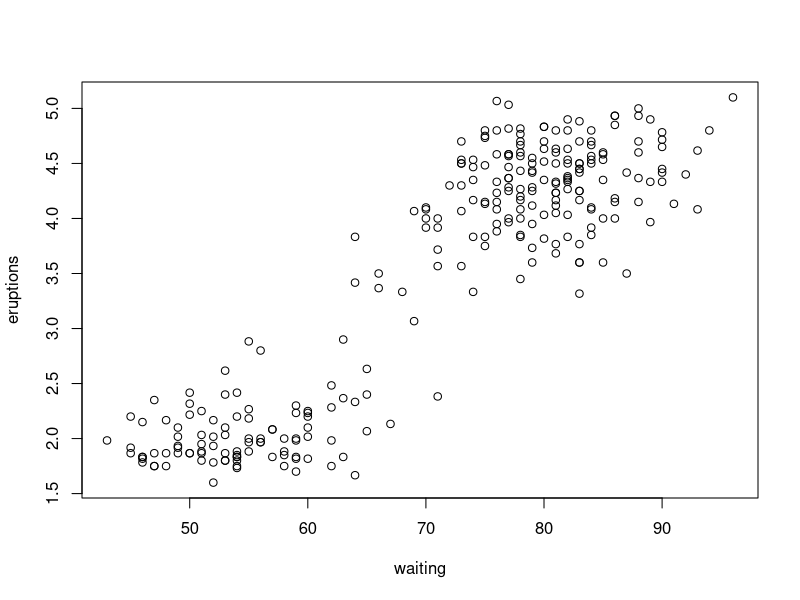
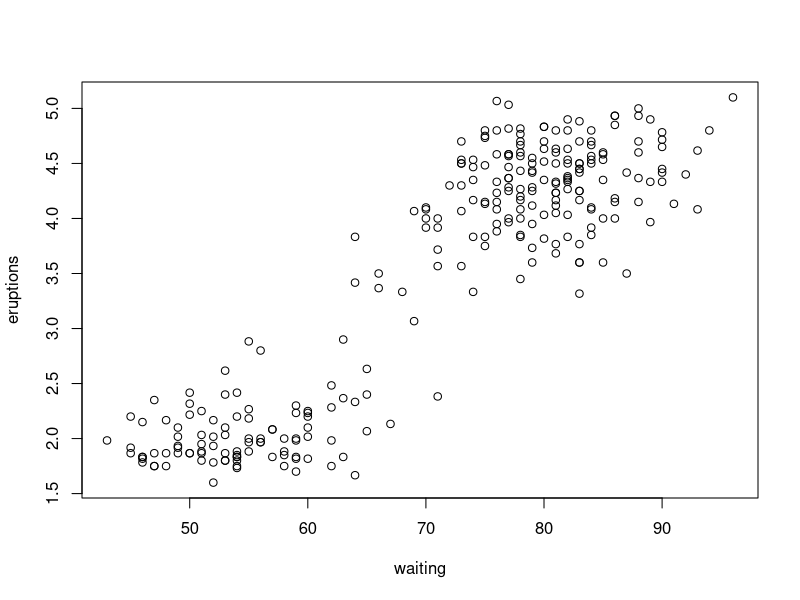
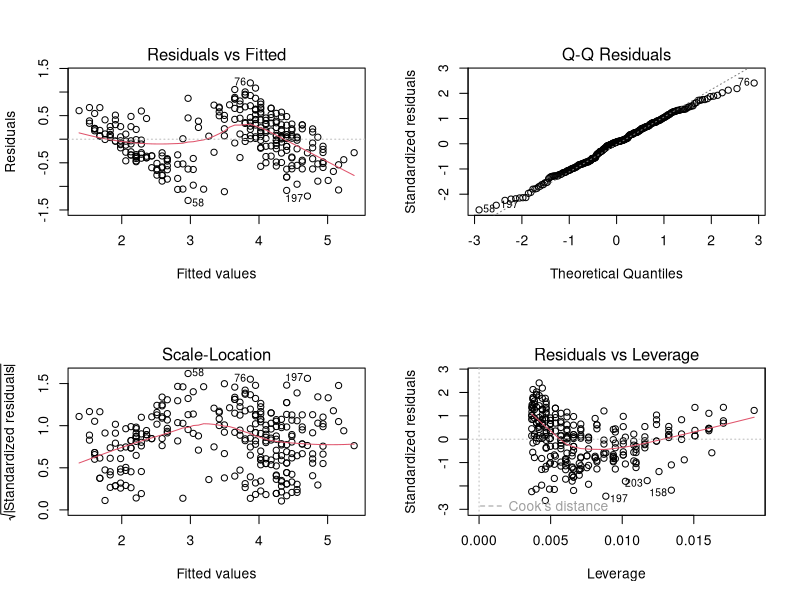
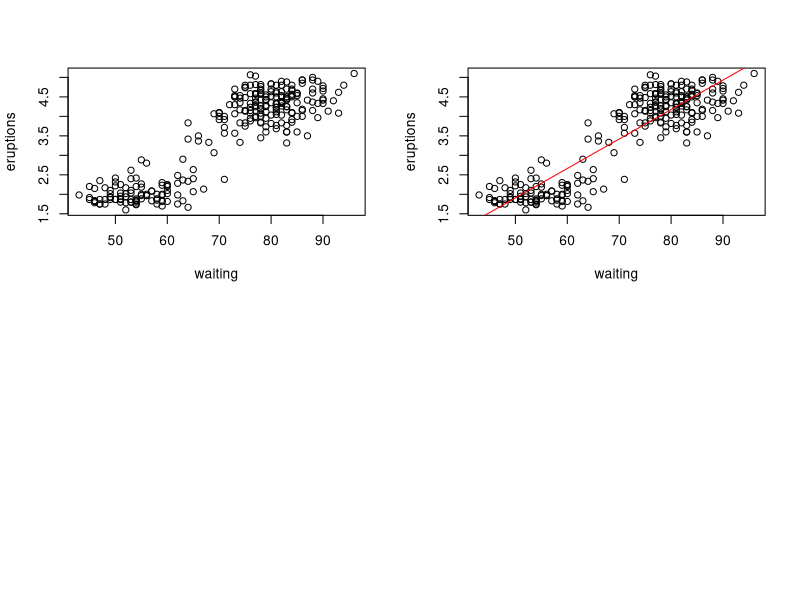

Here is the R script that generated these plots, in order:
#Linear regression
View(faithful)
attach(faithful)

names(faithful)
str(faithful) #structure of dataset to check the data type
head(faithful,10)

#behaviour and missing value and univariate analysis
summary(faithful)

#another way missing values can be identified
sapply(faithful, function(x) sum(is.na(x)))

#scatter plot and correlation
plot(waiting, eruptions) # plot of (x,y)
#or
plot(eruptions~waiting) #eruption depend on waiting (y~x)
cor(faithful) #cor is correlation
input<-faithful

#simple regression model (lm = linear model)
eruption.lm = lm(eruptions ~ waiting, data = input)
summary(eruption.lm)
# #Coefficients:
#              Estimate Std. Error t value Pr(>|t|)    
# (Intercept) -1.874016   0.160143  -11.70   <2e-16 *** (B0=-1.874016)coeff
#   waiting   0.075628   0.002219   34.09   <2e-16 ***(B1=0.075628)
# formula (y = B0 + B1x1 + B2X2 + ... E)
#Example prediction for 80 minutes waiting time
y=-1.87402 + 0.07563*80
y
  
anova(eruption.lm) 
#will give P value and we can interpret whether we can accept H0 and H1


# assumption of regression model
# below command will plot all the assumption plot in 2*2 format
 #par stands for page
par(mfrow = c(2,2))
plot(eruption.lm)

library(lmtest) #calling lmtest
dwtest(eruption.lm)
# Durbin-Watson test
# data:  eruption.lm
# DW = 2.561, p-value = 1
# alternative hypothesis: true autocorrelation is greater than 0
#interpretaion = H0 is accepted there is no auto correlation

#linearity
plot(eruptions~waiting)

#just to check the prediction mathematically
input<- faithful
Probability<- data.frame(eruption.lm$fitted.values)
Residual<- data.frame(eruption.lm$residuals)
input[,"Probability"]<-Probability$eruption.lm.fitted.values
input[,"Residual"]<-Residual$eruption.lm.residuals
summary(eruption.lm)
plot(eruptions~waiting)
abline(eruption.lm,col= "red") #bestfit line

#prediction
newdata = data.frame(waiting= 80)
predict(eruption.lm, newdata)

